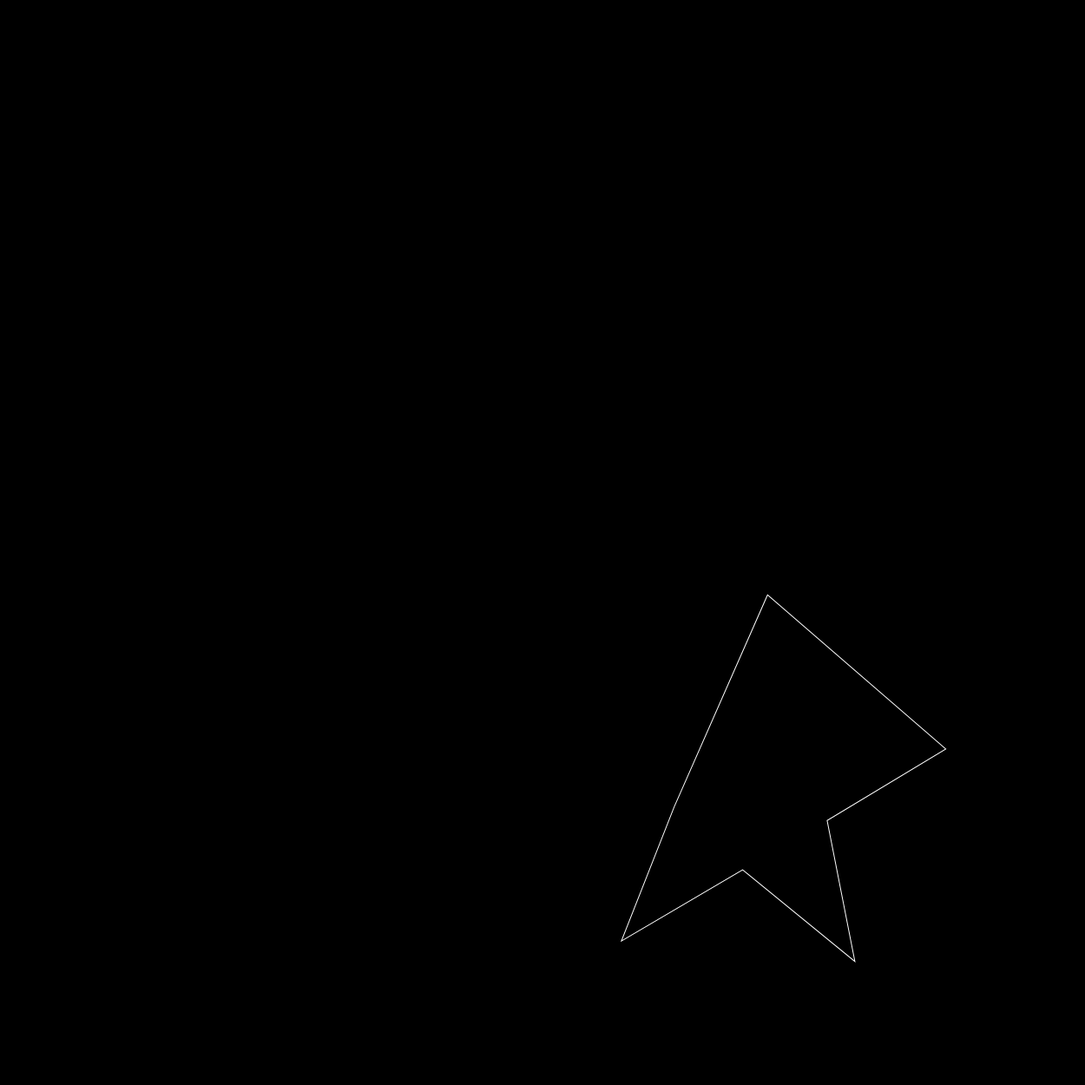
Frame 1 (no input)
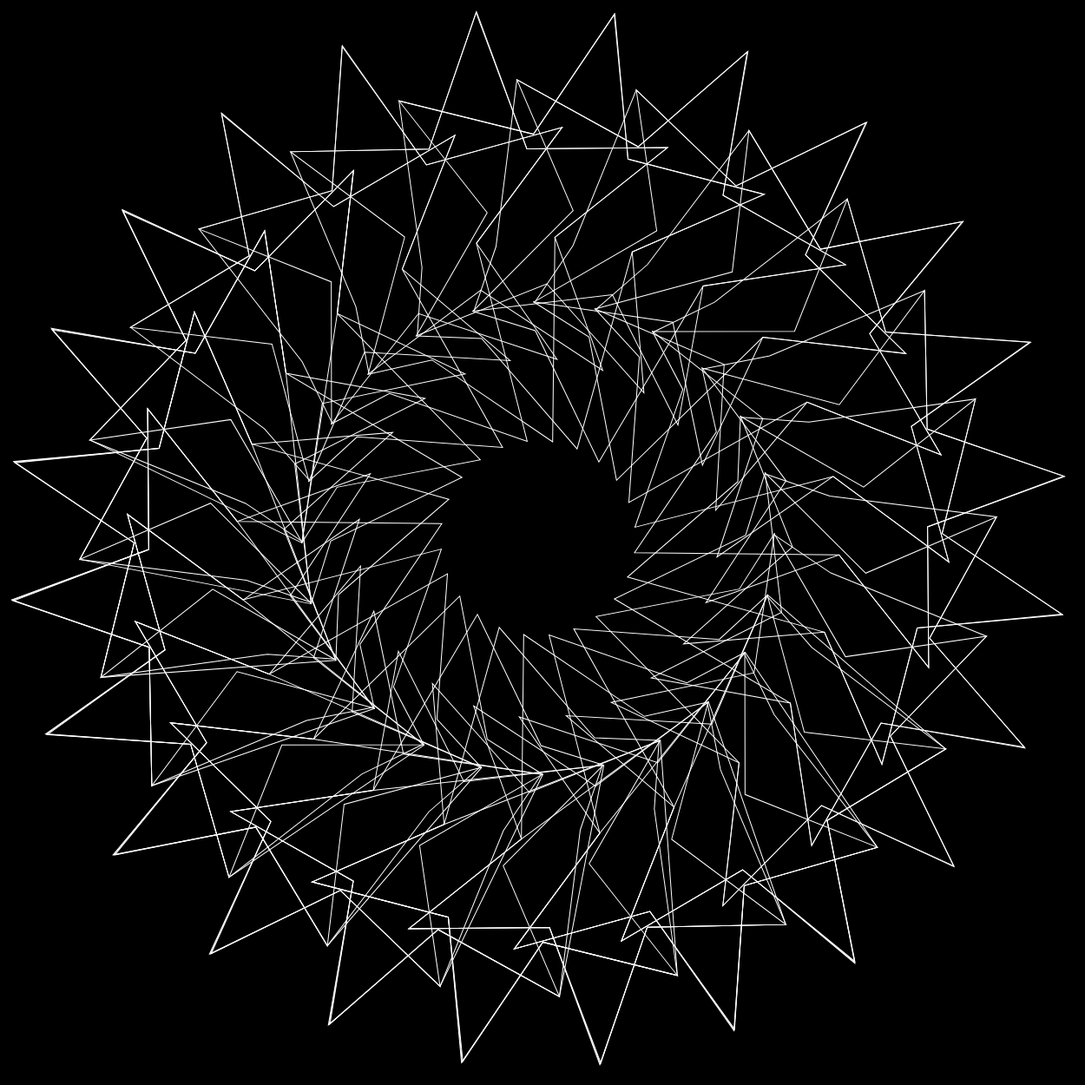
Frame 60 (no input)
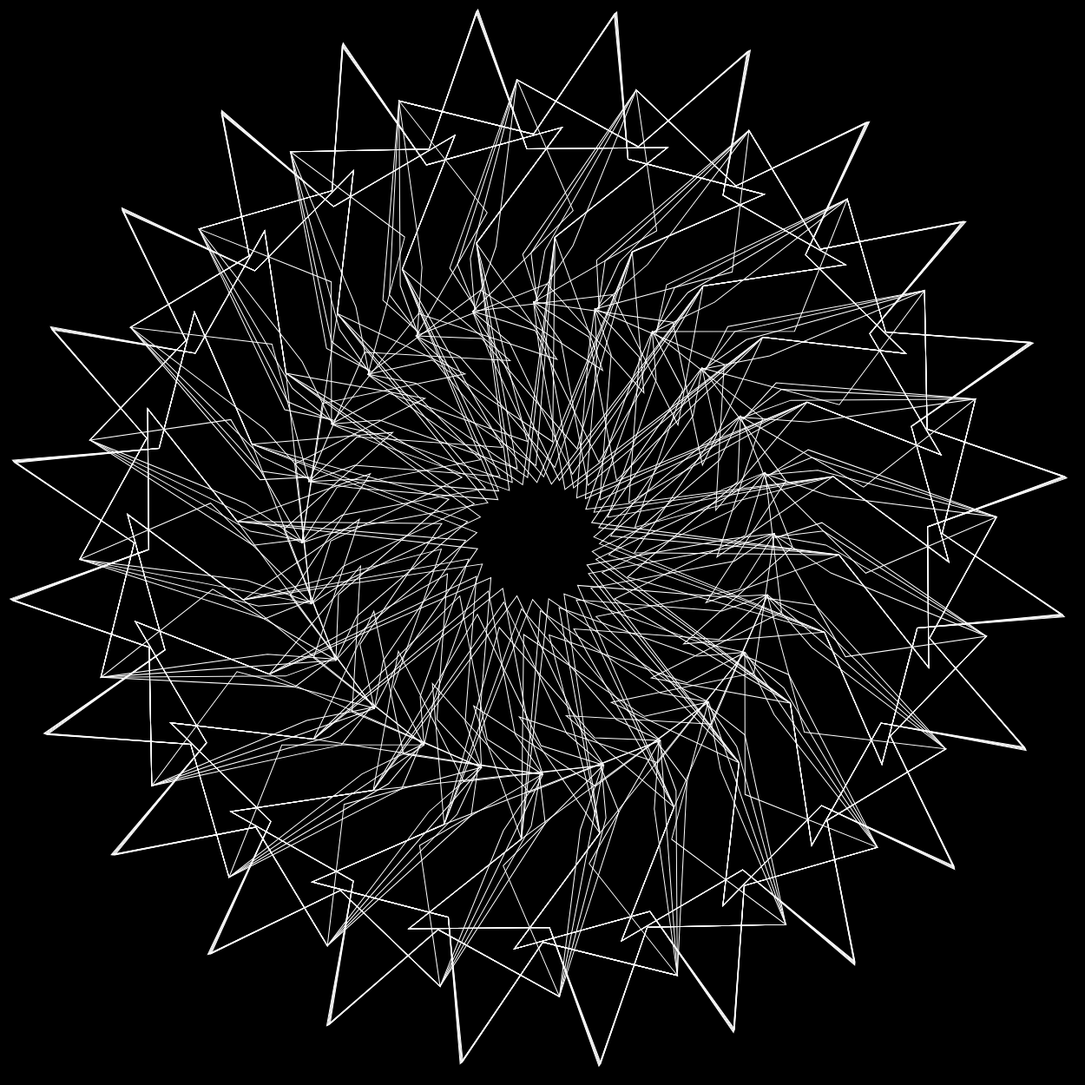
Frame 120 (the mouse pressed at the canvas centre since frame 60)

The p5.js sketch that drew these frames (run headless with seeded random() and noise() and a simulated clock; from frame 60 on, the mouse is pressed at the canvas centre):

// p5.js sketch
// ── sketch.js
let rotateBy = 5;

function setup() {
  createCanvas(1250, 1250);
  background(0);
  angleMode(DEGREES);
}

function makeArm(rotateBy) {
  let alt = Math.round(rotateBy / 360);
  noFill ();
  stroke('white');
  strokeWeight(1);
  beginShape();
  vertex(269, 42 + alt);
  vertex(325, 196 / alt);
  vertex(489, 201);
  vertex(360, 295);
  vertex(406, 454 + alt);
  vertex(268, 360);
  vertex(136, 454);
  vertex(183, 295);
  vertex(50, 201 / alt);
  vertex(218, 196 / alt);
  vertex(269, 42);
  endShape();
}

function draw() {
  translate(620, 620);
  rotate(rotateBy);
  makeArm(rotateBy);
  rotateBy += 15;
}

function mousePressed() {
  noLoop();
}
